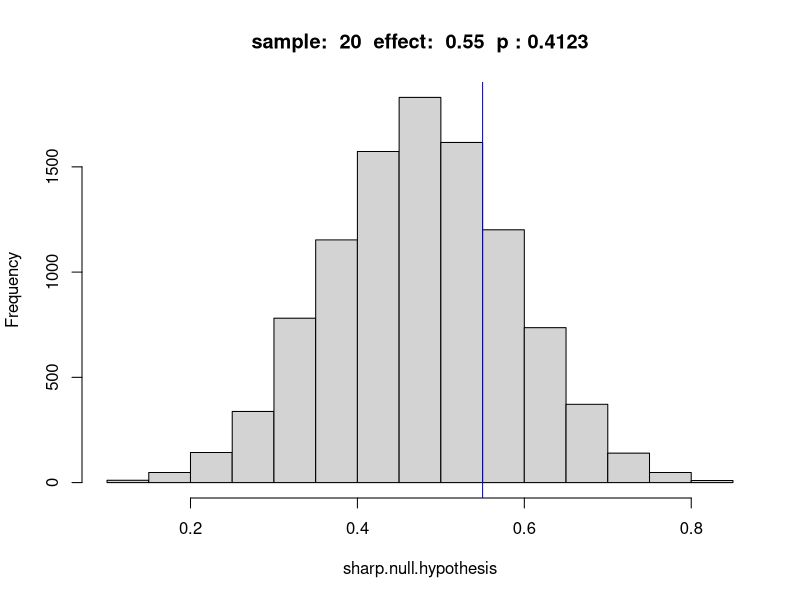
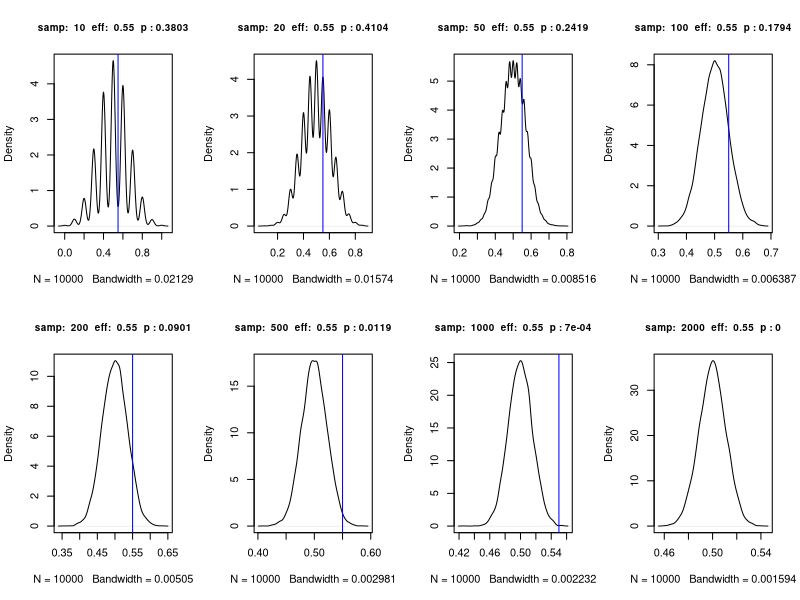
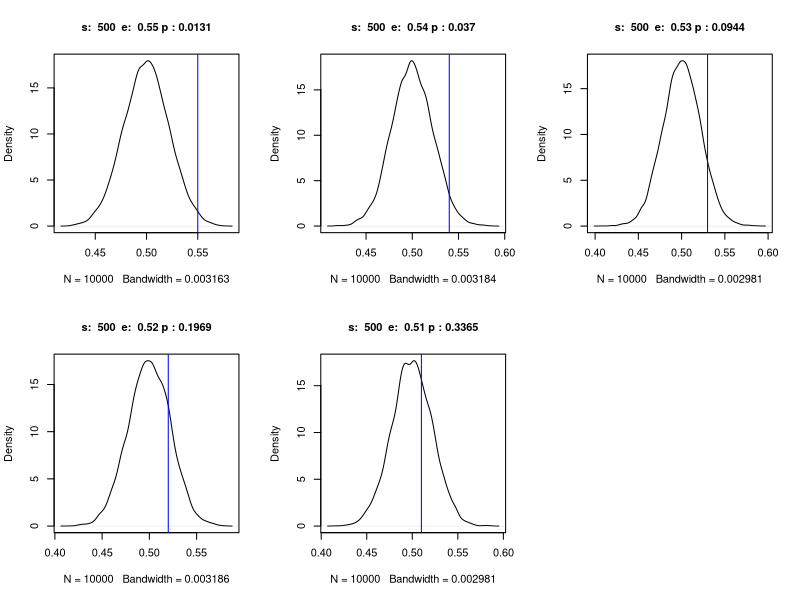
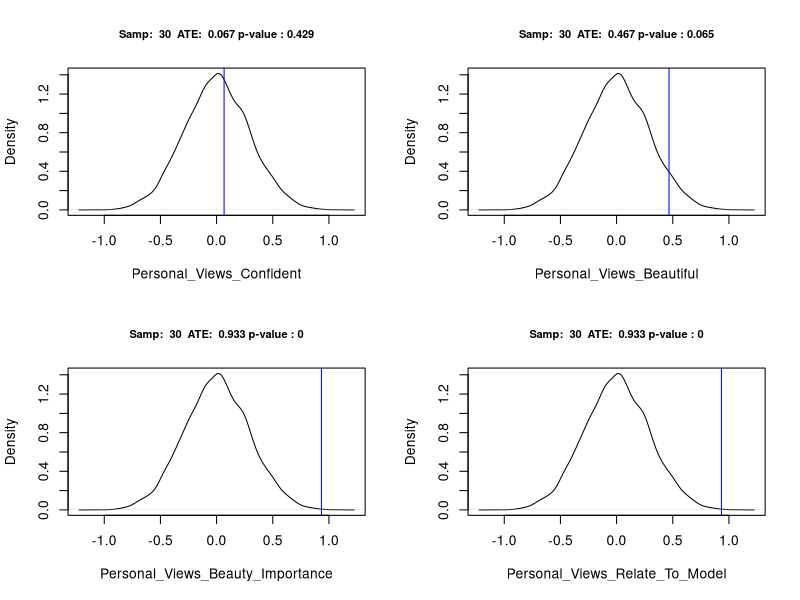
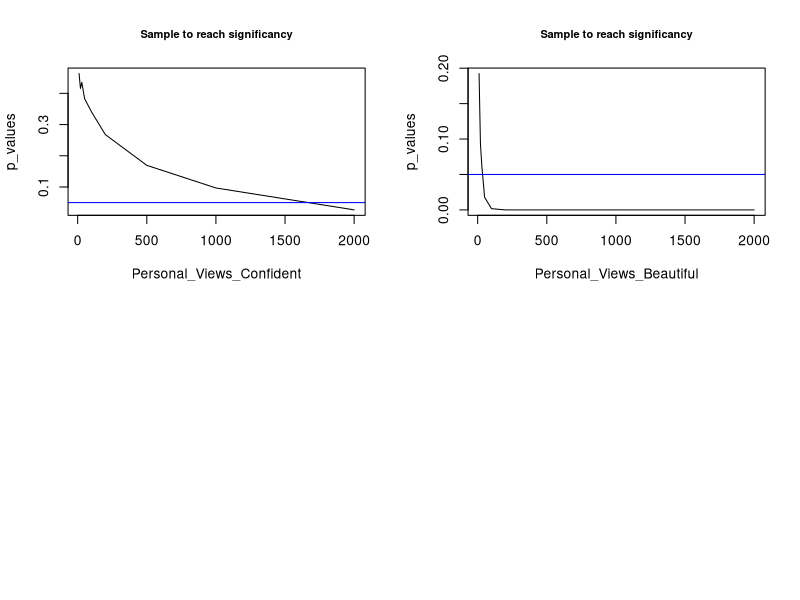

R code for these plots, in order: (Note: a time limit stopped this script after it produced the figures.)

####################################################
####### Theoritical Sample Size Calculator #########
####################################################

# Fix parameters for first run 
effect_size <- 0.05
effect_ate <- 0.5 + effect_size
pop <- 100000
sample_size <- 20

# Create a true_population of 50/50 split
true_population <- c(rep(0, pop * (1/2)), rep(1, pop * (1/2)))
true_ATE <- mean(true_population)
  
# Rely on simulated CLT to get the distribution of the ATE
sharp.null.hypothesis <- replicate(10000, mean(sample(true_population, sample_size)))
p_value = mean(effect_ate <= sharp.null.hypothesis)
par(mfrow=c(1,1))
hist(sharp.null.hypothesis, n = 20, main = paste('sample: ', sample_size, ' effect: ', effect_ate, ' p :', p_value))
abline(v = effect_ate, col = "blue")

# Simulate p-value for each sample size 
par(mfrow=c(2,4))
effect_size <- 0.05
effect_ate <- 0.5 + effect_size
sample_size <- c(10, 20, 50, 100, 200, 500, 1000, 2000)                                   
for (s in sample_size) {
  sharp.null.hypothesis <- replicate(10000, mean(sample(true_population, s)))
  p_value = mean(effect_ate <= sharp.null.hypothesis)
  plot(density(sharp.null.hypothesis),  main = paste('samp: ', s, ' eff: ', effect_ate, ' p :', p_value), cex.main= 0.9)
  abline(v = effect_ate, col = "blue")
  #hist(sharp.null.hypothesis, n = 20)
}

# Simulate p_value for each effect size
par(mfrow=c(2,3))
effect_ate <- c(0.55, 0.54, 0.53, 0.52, 0.51)
sample_size <- 500
for (e in effect_ate) {
  sharp.null.hypothesis <- replicate(10000, mean(sample(true_population, sample_size)))
  p_value = mean(e <= sharp.null.hypothesis)
  plot(density(sharp.null.hypothesis),  main = paste('s: ', sample_size, ' e: ', e, 'p :', p_value), cex.main= 1)
  abline(v = e, col = "blue")
  #hist(sharp.null.hypothesis, n = 20)
}

# Compiling a complete table
summary_table <- data.frame()
sample_size <- c(10, 20, 50, 100, 200, 500, 1000, 2000)
effect_ate <- c(0.55, 0.54, 0.53, 0.52, 0.51)
for (s in sample_size) {
  p_values <- c(s)
  for (e in effect_ate) {
    sharp.null.hypothesis <- replicate(10000, mean(sample(true_population, s)))
    p_value <- mean(e <= sharp.null.hypothesis)
    p_values <- c(p_values, p_value)
  }
  summary_table <- rbind(summary_table, p_values)
}

row.names(summary_table) <- summary_table[, 1]
summary_table <- summary_table[, -1]
colnames(summary_table) <- effect_ate
summary_table

####################################################
############### First results ATE ##################
####################################################

library(dplyr)
library(ggplot2)

# Create a summary table 
setwd('/Users/ozimmer/GoogleDrive/berkeley/w241/BeatuyAd_CausalExperiment')
d <- read.csv('BeautyAds_July 6, 2017_17.33.csv')

# Filter out irrelavant entries
d <- d[-c(1,2),]
d <- d[d$Status == 'IP Address',] #Remove survey preview 
d <- d[d$Welcome == 'I agree',] #Remove users who didn't agree to participate
d <- d[d$Finished == 'True',] #Remove users who didn't finisn the survey
d <- d[d$Group %in% c('Treatment', 'Control'),]

# Recoding of values
recode_values <- function(d, column){
  d[[column]] <- as.character(d[[column]])
  d[[column]] <- recode(d[[column]], 'Strongly disagree' = -2, 
                                       'Disagree' = -1, 'Agree' = 1, 'Strongly agree' = 2, 
                                       .missing = 0, .default = 0)
}

columns_to_analyse <- c('Personal_Views_Confident', 'Personal_Views_Beautiful', 
                       'Personal_Views_Beauty_Importance', 'Personal_Views_Relate_To_Model')
for (column in columns_to_analyse){
  d[[column]] <- recode_values(d, column)
}

# Correct column names misspellings
d <- rename(d, Coffee_validate_1 = Coffe_validate_1, 
            Fit_i_identify_1 = FIt_i_identify_1, 
            Work_i_identify_2 = work_i_identify_2)

# Combine and recode randomization 1 & 2 for the images
images <- c('Passion', 'Coffee', 'Couple', 'Work', 'Fit')
questions <- c('_i_identify_', '_i_prefer_', '_o_prefer_', '_validate_')
randomization <- c('1', '2')

for (image in images){
  for (question in questions){
    column1 <- paste(image, question, '1', sep = "")
    d[[column1]] <- ifelse(d[[column1]] == 'Ad 1', 2, ifelse(d[[column1]] == 'Ad 2', 1, 0))
    column2 <- paste(image, question, '2', sep = "")
    d[[column2]] <- ifelse(d[[column2]] == 'Ad 2', 2, ifelse(d[[column2]] == 'Ad 1', 1, 0))
    new_column <- paste(image, question, sep ="")
    d[[new_column]] <- d[[column1]] + d[[column2]] - 1
    d[[new_column]] <- ifelse(d[[new_column]] == -1, NA, d[[new_column]])
  }
}

######## Getting the ATE for TEXT questions #########

get_ATE <- function(d, column){
  return(mean(d[d$Group == 'Treatment',][[column]], na.rm = TRUE)- mean(d[d$Group == 'Control',][[column]], na.rm = TRUE))
}
for (column in columns_to_analyse){
  print(column)
  print(get_ATE(d, column))
}

# How likely is it to get this answer by chance only?
column <- 'Personal_Views_Confident'
pop <- 100000
sample_size <- 30

#Re-shuffle the sample of 30, 10000 to get the distribution

true_population <- c(rep(-2, pop * (1/4)), rep(-1, pop * (1/4)), rep(1, pop * (1/4)), rep(2, pop * (1/4)))
mean(true_population)
# Rely on simulated CLT to get the distribution of the ATE
sharp.null.hypothesis <- replicate(10000, mean(sample(true_population, sample_size)))

par(mfrow=c(2,2))
for (column in columns_to_analyse){
  ATE <- get_ATE(d, column)
  p_value <- mean(ATE <= sharp.null.hypothesis)
  print(column)
  print(ATE)
  print(p_value)
  plot(density(sharp.null.hypothesis),  main = paste('Samp: ', sample_size, ' ATE: ', round(ATE, 3), 
                                                     'p-value :', round(p_value, 3)), cex.main= 0.8,
       xlab=column)
  abline(v = ATE, col = "blue")
}

par(mfrow=c(2,2))
sample_sizes <- c(10, 20, 30, 50, 100, 200, 500, 1000, 2000)
for (column in columns_to_analyse){
  p_values <- vector(mode="numeric", length=0)
  for (sample_size in sample_sizes){
    sharp.null.hypothesis <- replicate(10000, mean(sample(true_population, sample_size)))
    ATE <- get_ATE(d, column)
    p_value <- mean(ATE <= sharp.null.hypothesis)
    p_values <- c(p_values, p_value)
  }
  plot(sample_sizes, p_values, type ='l', main = 'Sample to reach significancy', cex.main= 0.8, xlab=column)
  abline(h = 0.05, col = "blue")
}

######## Getting the ATE for IMAGES questions #########

images <- c('Passion', 'Coffee', 'Couple', 'Work', 'Fit')
questions <- c('_i_identify_', '_i_prefer_', '_o_prefer_', '_validate_')

column <- 'Passion_i_identify_'
pop <- 100000
sample_size <- 400

true_population <- c(rep(0, pop * (1/2)), rep(1, pop * (1/2)))
mean(true_population)
# Rely on simulated CLT to get the distribution of the ATE
sharp.null.hypothesis <- replicate(10000, mean(sample(true_population, sample_size)) - mean(sample(true_population, sample_size)))

par(mfrow=c(1,1))
plot(density(sharp.null.hypothesis),  main = paste('Sample_size: ', sample_size), cex.main= 0.8)

for (image in images){
  for (question in questions){
    column <- paste(image, question, sep = "")
    ATE <- get_ATE(d, column)
    p_value <- mean(abs(ATE) <= sharp.null.hypothesis)
    print(column)
    print(paste('ATE:', ATE))
    print(paste('p-value: ', p_value, ifelse(p_value < 0.05, '***', ''), sep = ""))
    
    if (p_value < 0.05){
      abline(v = abs(ATE), col = "blue")
    } else {
      abline(v = abs(ATE), col = "red")
    }
    percentage_similar <- sum(d[[column]], na.rm = TRUE)/nrow(d[!is.na(d[[column]]),])
    print(paste('percentage_similar: ', round(percentage_similar,2)))
  }
  print('======================================')
}

#Doing the analysis for all images per user - instead of one by one

#With n=30 - none of the results are significant except for couple_o_prefer -> but this results can be 
# considered as a fishing expedition results... 

#Divergence of opinion


######## Running the formula for sample size ########
#https://www.isixsigma.com/tools-templates/sampling-data/how-determine-sample-size-determining-sample-size/
z = 1.96
E = 0.05 #For a 5% effect size 

for (image in images){
  for (question in questions){
    column <- paste(image, question, sep = "")
    s_d <- sd(d[[column]], na.rm = TRUE)
    n <- (z * s_d / E)**2 
    print(column)
    print(paste('sample_size :', round(n, 0)))
  }
}
